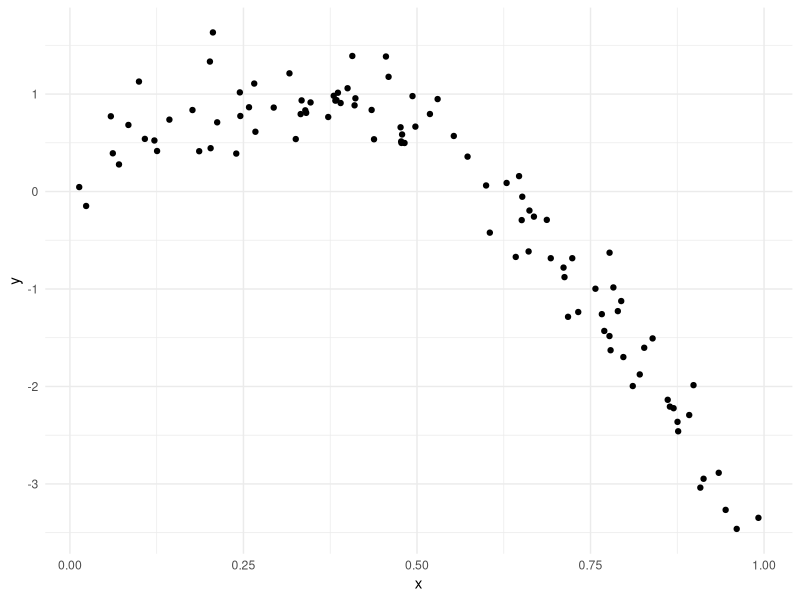
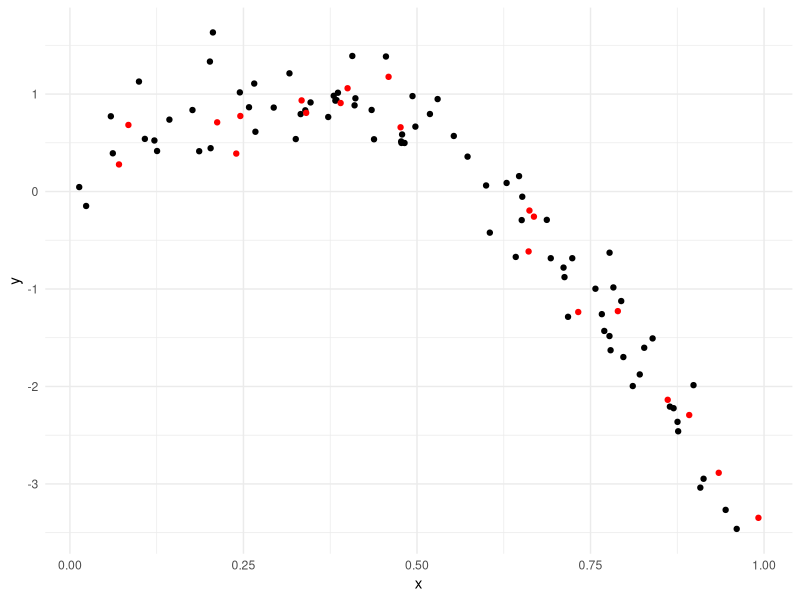
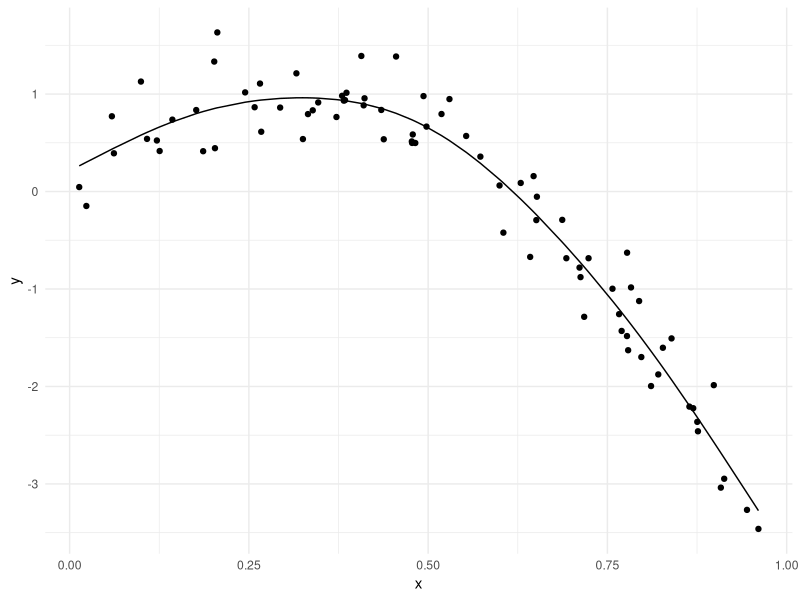
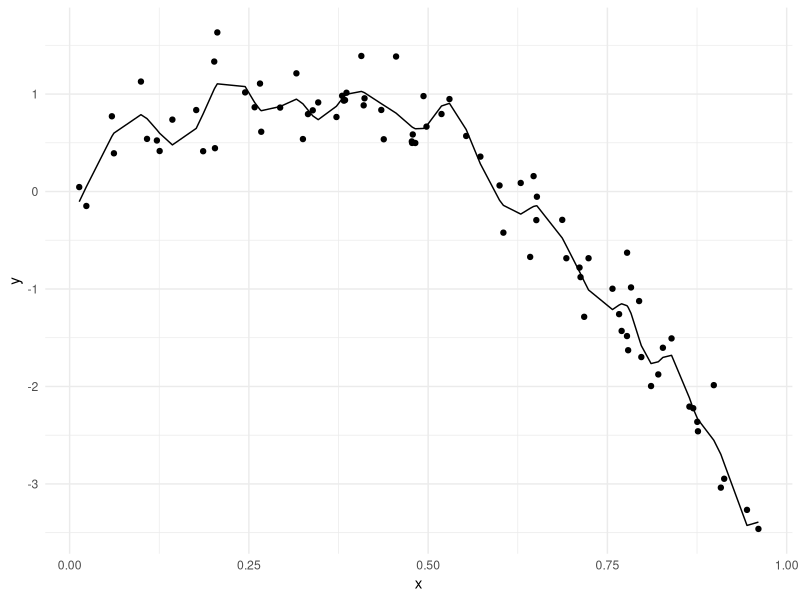
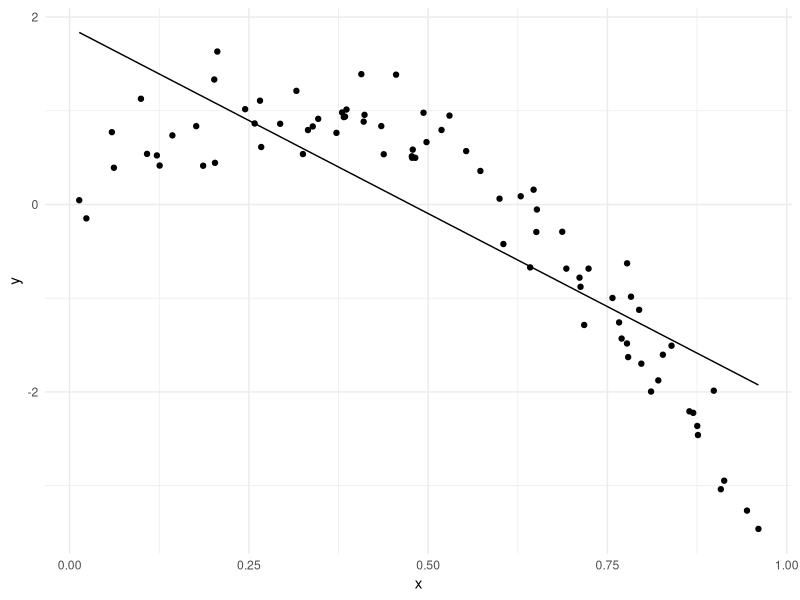

Generate these figures, in order, with R:
## ---- chunk 1
library(tidyverse)
library(viridis)

library(modelr)
library(mgcv)

knitr::opts_chunk$set(
  fig.width = 6,
  fig.asp = .6,
  out.width = "90%"
)

theme_set(theme_minimal() + theme(legend.position = "bottom"))

options(
  ggplot2.continuous.colour = "viridis",
  ggplot2.continuous.fill = "viridis"
)

scale_colour_discrete = scale_colour_viridis_d
scale_fill_discrete = scale_fill_viridis_d
## ---- chunk 2
set.seed(1)

nonlin_df = 
  tibble(
    id = 1:100,
    x = runif(100, 0, 1),
    y = 1 - 10 * (x - .3) ^ 2 + rnorm(100, 0, .3)
  )

nonlin_df %>% 
  ggplot(aes(x = x, y = y)) + 
  geom_point()

## ---- chunk 3
train_df = sample_n(nonlin_df, 80) ##80 observations ## 80-20 is common, want enough observations in the training data set so that you can fit the model well, but also want enough data points in the testing data set so the root mean squared error is about right. 

test_df = anti_join(nonlin_df, train_df, by = "id") ## find the people who are not overlapping in the two data sets

ggplot(train_df, aes(x = x, y = y)) + 
  geom_point() +
  geom_point(data = test_df, color = "red")
## ---- chunk 4
linear_mod = lm(y ~ x, data = train_df)
smooth_mod = mgcv::gam(y ~ s(x), data = train_df) ## y is a smooth function of x 
wiggly_mod = mgcv::gam(y ~ s(x, k = 30), sp = 10e-6, data = train_df)
## ---- chunk 5
train_df %>% 
  add_predictions(smooth_mod) %>% 
  ggplot(aes(x = x, y = y)) +
  geom_point() + 
  geom_line(aes(y = pred))

## nonlinear model
train_df %>% 
  add_predictions(wiggly_mod) %>% 
  ggplot(aes(x = x, y = y)) +
  geom_point() + 
  geom_line(aes(y = pred))

## linear is not complex enough
train_df %>% 
  add_predictions(linear_mod) %>% 
  ggplot(aes(x = x, y = y)) +
  geom_point() + 
  geom_line(aes(y = pred))
## ---- chunk 6
rmse(linear_mod, test_df) ## take linear model, given the coefficient in the linear model, will create predicted value for the testing dataset and subtract those from the observed outcome, take the difference between those and add them up

rmse(smooth_mod, test_df)
rmse(wiggly_mod, test_df)

